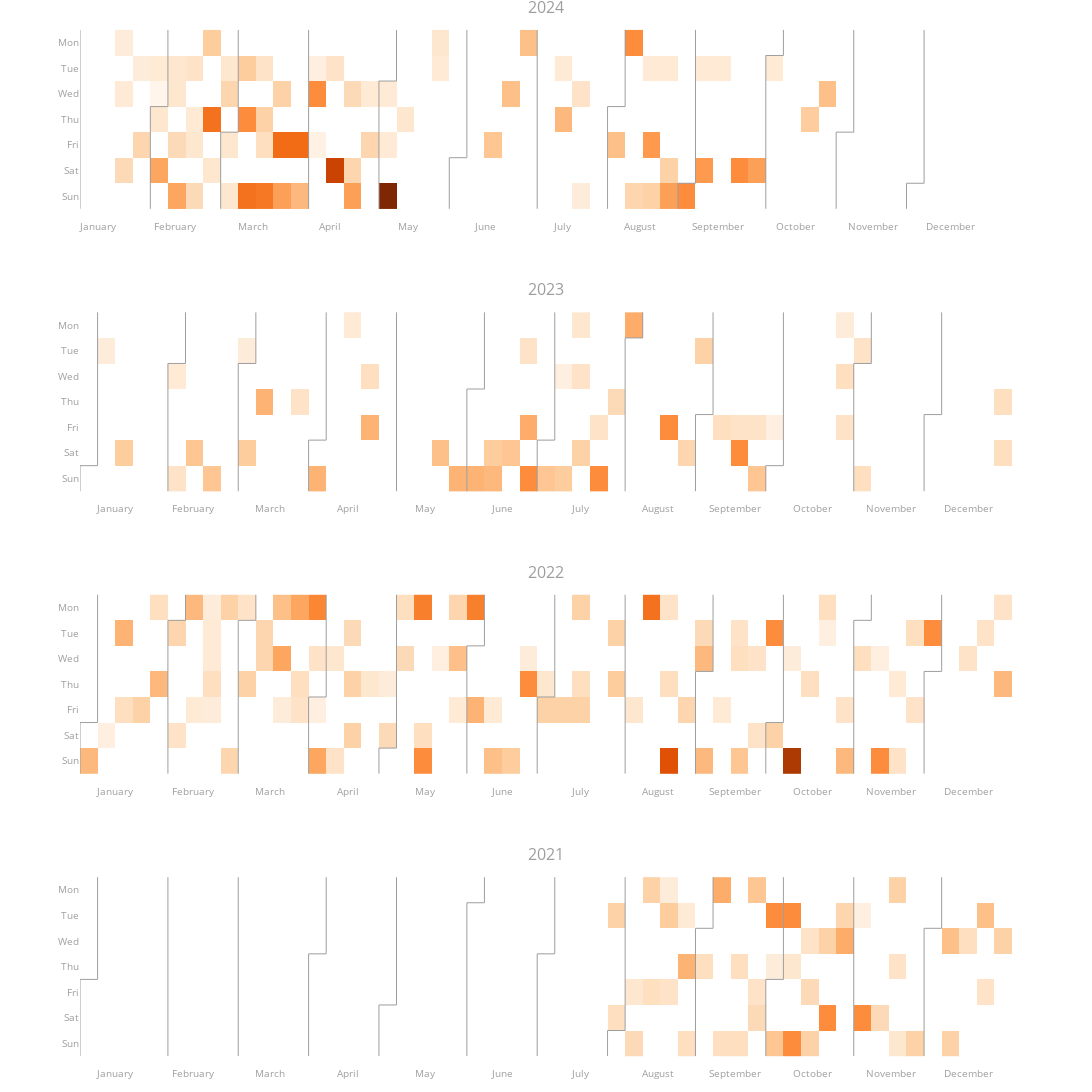

Notebook source saved alongside this figure:
### Code cell
# Calender heat map
df['dato'] = pd.to_datetime(df['dato'])

fig = calplot(
    df,
    x='dato',      
    y='distance',   
    years_title=True,
    gap=0,
    colorscale='oranges',
)
fig.update_layout(
    title_x=0.5,  
    height=1200,  
    width=1200   
    
)

fig.show()

### Figure 1 — Plotly figure (JSON) as saved in the notebook; plotly's stock layout.template omitted (floating-point values rounded to 4 significant figures; data arrays with more than 128 entries replaced by an {"elided": "..."} marker saying what was removed)
{"data": [{"colorscale": [[0, "rgb(255,245,235)"], [0.125, "rgb(254,230,206)"], [0.25, "rgb(253,208,162)"], [0.375, "rgb(253,174,107)"], [0.5, "rgb(253,141,60)"], [0.625, "rgb(241,105,19)"], [0.75, "rgb(217,72,1)"], [0.875, "rgb(166,54,3)"], [1, "rgb(127,39,4)"]], "customdata": {"elided": "366x2 str values"}, "hovertemplate": "%{customdata[0]} <br>Week=%{x} <br>%{customdata[1]}=%{z}", "name": "2024", "showscale": false, "type": "heatmap", "x": {"elided": "366 int values"}, "xaxis": "x", "xgap": 0, "y": {"elided": "366 int values"}, "yaxis": "y", "ygap": 0, "z": {"elided": "366 int values"}, "zmax": 42, "zmin": 0}, {"hoverinfo": "skip", "line": {"color": "#9e9e9e", "width": 1}, "mode": "lines", "type": "scatter", "x": [0.5, 0.5], "xaxis": "x", "y": [-0.5, 6.5], "yaxis": "y"}, {"hoverinfo": "skip", "line": {"color": "#9e9e9e", "width": 1}, "mode": "lines", "type": "scatter", "x": [4.5, 4.5], "xaxis": "x", "y": [2.5, 6.5], "yaxis": "y"}, {"hoverinfo": "skip", "line": {"color": "#9e9e9e", "width": 1}, "mode": "lines", "type": "scatter", "x": [4.5, 5.5], "xaxis": "x", "y": [2.5, 2.5], "yaxis": "y"}, {"hoverinfo": "skip", "line": {"color": "#9e9e9e", "width": 1}, "mode": "lines", "type": "scatter", "x": [5.5, 5.5], "xaxis": "x", "y": [2.5, -0.5], "yaxis": "y"}, {"hoverinfo": "skip", "line": {"color": "#9e9e9e", "width": 1}, "mode": "lines", "type": "scatter", "x": [8.5, 8.5], "xaxis": "x", "y": [3.5, 6.5], "yaxis": "y"}, {"hoverinfo": "skip", "line": {"color": "#9e9e9e", "width": 1}, "mode": "lines", "type": "scatter", "x": [8.5, 9.5], "xaxis": "x", "y": [3.5, 3.5], "yaxis": "y"}, {"hoverinfo": "skip", "line": {"color": "#9e9e9e", "width": 1}, "mode": "lines", "type": "scatter", "x": [9.5, 9.5], "xaxis": "x", "y": [3.5, -0.5], "yaxis": "y"}, {"hoverinfo": "skip", "line": {"color": "#9e9e9e", "width": 1}, "mode": "lines", "type": "scatter", "x": [13.5, 13.5], "xaxis": "x", "y": [-0.5, 6.5], "yaxis": "y"}, {"hoverinfo": "skip", "line": {"color": "#9e9e9e", "width": 1}, "mode": "lines", "type": "scatter", "x": [17.5, 17.5], "xaxis": "x", "y": [1.5, 6.5], "yaxis": "y"}, {"hoverinfo": "skip", "line": {"color": "#9e9e9e", "width": 1}, "mode": "lines", "type": "scatter", "x": [17.5, 18.5], "xaxis": "x", "y": [1.5, 1.5], "yaxis": "y"}, {"hoverinfo": "skip", "line": {"color": "#9e9e9e", "width": 1}, "mode": "lines", "type": "scatter", "x": [18.5, 18.5], "xaxis": "x", "y": [1.5, -0.5], "yaxis": "y"}, {"hoverinfo": "skip", "line": {"color": "#9e9e9e", "width": 1}, "mode": "lines", "type": "scatter", "x": [21.5, 21.5], "xaxis": "x", "y": [4.5, 6.5], "yaxis": "y"}, {"hoverinfo": "skip", "line": {"color": "#9e9e9e", "width": 1}, "mode": "lines", "type": "scatter", "x": [21.5, 22.5], "xaxis": "x", "y": [4.5, 4.5], "yaxis": "y"}, {"hoverinfo": "skip", "line": {"color": "#9e9e9e", "width": 1}, "mode": "lines", "type": "scatter", "x": [22.5, 22.5], "xaxis": "x", "y": [4.5, -0.5], "yaxis": "y"}, {"hoverinfo": "skip", "line": {"color": "#9e9e9e", "width": 1}, "mode": "lines", "type": "scatter", "x": [26.5, 26.5], "xaxis": "x", "y": [-0.5, 6.5], "yaxis": "y"}, {"hoverinfo": "skip", "line": {"color": "#9e9e9e", "width": 1}, "mode": "lines", "type": "scatter", "x": [30.5, 30.5], "xaxis": "x", "y": [2.5, 6.5], "yaxis": "y"}, {"hoverinfo": "skip", "line": {"color": "#9e9e9e", "width": 1}, "mode": "lines", "type": "scatter", "x": [30.5, 31.5], "xaxis": "x", "y": [2.5, 2.5], "yaxis": "y"}, {"hoverinfo": "skip", "line": {"color": "#9e9e9e", "width": 1}, "mode": "lines", "type": "scatter", "x": [31.5, 31.5], "xaxis": "x", "y": [2.5, -0.5], "yaxis": "y"}, {"hoverinfo": "skip", "line": {"color": "#9e9e9e", "width": 1}, "mode": "lines", "type": "scatter", "x": [34.5, 34.5], "xaxis": "x", "y": [5.5, 6.5], "yaxis": "y"}, {"hoverinfo": "skip", "line": {"color": "#9e9e9e", "width": 1}, "mode": "lines", "type": "scatter", "x": [34.5, 35.5], "xaxis": "x", "y": [5.5, 5.5], "yaxis": "y"}, {"hoverinfo": "skip", "line": {"color": "#9e9e9e", "width": 1}, "mode": "lines", "type": "scatter", "x": [35.5, 35.5], "xaxis": "x", "y": [5.5, -0.5], "yaxis": "y"}, {"hoverinfo": "skip", "line": {"color": "#9e9e9e", "width": 1}, "mode": "lines", "type": "scatter", "x": [39.5, 39.5], "xaxis": "x", "y": [0.5, 6.5], "yaxis": "y"}, {"hoverinfo": "skip", "line": {"color": "#9e9e9e", "width": 1}, "mode": "lines", "type": "scatter", "x": [39.5, 40.5], "xaxis": "x", "y": [0.5, 0.5], "yaxis": "y"}, {"hoverinfo": "skip", "line": {"color": "#9e9e9e", "width": 1}, "mode": "lines", "type": "scatter", "x": [40.5, 40.5], "xaxis": "x", "y": [0.5, -0.5], "yaxis": "y"}, {"hoverinfo": "skip", "line": {"color": "#9e9e9e", "width": 1}, "mode": "lines", "type": "scatter", "x": [43.5, 43.5], "xaxis": "x", "y": [3.5, 6.5], "yaxis": "y"}, {"hoverinfo": "skip", "line": {"color": "#9e9e9e", "width": 1}, "mode": "lines", "type": "scatter", "x": [43.5, 44.5], "xaxis": "x", "y": [3.5, 3.5], "yaxis": "y"}, {"hoverinfo": "skip", "line": {"color": "#9e9e9e", "width": 1}, "mode": "lines", "type": "scatter", "x": [44.5, 44.5], "xaxis": "x", "y": [3.5, -0.5], "yaxis": "y"}, {"hoverinfo": "skip", "line": {"color": "#9e9e9e", "width": 1}, "mode": "lines", "type": "scatter", "x": [47.5, 47.5], "xaxis": "x", "y": [5.5, 6.5], "yaxis": "y"}, {"hoverinfo": "skip", "line": {"color": "#9e9e9e", "width": 1}, "mode": "lines", "type": "scatter", "x": [47.5, 48.5], "xaxis": "x", "y": [5.5, 5.5], "yaxis": "y"}, {"hoverinfo": "skip", "line": {"color": "#9e9e9e", "width": 1}, "mode": "lines", "type": "scatter", "x": [48.5, 48.5], "xaxis": "x", "y": [5.5, -0.5], "yaxis": "y"}, {"colorscale": [[0, "rgb(255,245,235)"], [0.125, "rgb(254,230,206)"], [0.25, "rgb(253,208,162)"], [0.375, "rgb(253,174,107)"], [0.5, "rgb(253,141,60)"], [0.625, "rgb(241,105,19)"], [0.75, "rgb(217,72,1)"], [0.875, "rgb(166,54,3)"], [1, "rgb(127,39,4)"]], "customdata": {"elided": "367x2 str values"}, "hovertemplate": "%{customdata[0]} <br>Week=%{x} <br>%{customdata[1]}=%{z}", "name": "2023", "showscale": false, "type": "heatmap", "x": {"elided": "367 int values"}, "xaxis": "x2", "xgap": 0, "y": {"elided": "367 int values"}, "yaxis": "y2", "ygap": 0, "z": {"elided": "367 int values"}, "zmax": 42, "zmin": 0}, {"hoverinfo": "skip", "line": {"color": "#9e9e9e", "width": 1}, "mode": "lines", "type": "scatter", "x": [-0.5, -0.5], "xaxis": "x2", "y": [5.5, 6.5], "yaxis": "y2"}, {"hoverinfo": "skip", "line": {"color": "#9e9e9e", "width": 1}, "mode": "lines", "type": "scatter", "x": [-0.5, 0.5], "xaxis": "x2", "y": [5.5, 5.5], "yaxis": "y2"}, {"hoverinfo": "skip", "line": {"color": "#9e9e9e", "width": 1}, "mode": "lines", "type": "scatter", "x": [0.5, 0.5], "xaxis": "x2", "y": [5.5, -0.5], "yaxis": "y2"}, {"hoverinfo": "skip", "line": {"color": "#9e9e9e", "width": 1}, "mode": "lines", "type": "scatter", "x": [4.5, 4.5], "xaxis": "x2", "y": [1.5, 6.5], "yaxis": "y2"}, {"hoverinfo": "skip", "line": {"color": "#9e9e9e", "width": 1}, "mode": "lines", "type": "scatter", "x": [4.5, 5.5], "xaxis": "x2", "y": [1.5, 1.5], "yaxis": "y2"}, {"hoverinfo": "skip", "line": {"color": "#9e9e9e", "width": 1}, "mode": "lines", "type": "scatter", "x": [5.5, 5.5], "xaxis": "x2", "y": [1.5, -0.5], "yaxis": "y2"}, {"hoverinfo": "skip", "line": {"color": "#9e9e9e", "width": 1}, "mode": "lines", "type": "scatter", "x": [8.5, 8.5], "xaxis": "x2", "y": [1.5, 6.5], "yaxis": "y2"}, {"hoverinfo": "skip", "line": {"color": "#9e9e9e", "width": 1}, "mode": "lines", "type": "scatter", "x": [8.5, 9.5], "xaxis": "x2", "y": [1.5, 1.5], "yaxis": "y2"}, {"hoverinfo": "skip", "line": {"color": "#9e9e9e", "width": 1}, "mode": "lines", "type": "scatter", "x": [9.5, 9.5], "xaxis": "x2", "y": [1.5, -0.5], "yaxis": "y2"}, {"hoverinfo": "skip", "line": {"color": "#9e9e9e", "width": 1}, "mode": "lines", "type": "scatter", "x": [12.5, 12.5], "xaxis": "x2", "y": [4.5, 6.5], "yaxis": "y2"}, {"hoverinfo": "skip", "line": {"color": "#9e9e9e", "width": 1}, "mode": "lines", "type": "scatter", "x": [12.5, 13.5], "xaxis": "x2", "y": [4.5, 4.5], "yaxis": "y2"}, {"hoverinfo": "skip", "line": {"color": "#9e9e9e", "width": 1}, "mode": "lines", "type": "scatter", "x": [13.5, 13.5], "xaxis": "x2", "y": [4.5, -0.5], "yaxis": "y2"}, {"hoverinfo": "skip", "line": {"color": "#9e9e9e", "width": 1}, "mode": "lines", "type": "scatter", "x": [17.5, 17.5], "xaxis": "x2", "y": [-0.5, 6.5], "yaxis": "y2"}, {"hoverinfo": "skip", "line": {"color": "#9e9e9e", "width": 1}, "mode": "lines", "type": "scatter", "x": [21.5, 21.5], "xaxis": "x2", "y": [2.5, 6.5], "yaxis": "y2"}, {"hoverinfo": "skip", "line": {"color": "#9e9e9e", "width": 1}, "mode": "lines", "type": "scatter", "x": [21.5, 22.5], "xaxis": "x2", "y": [2.5, 2.5], "yaxis": "y2"}, {"hoverinfo": "skip", "line": {"color": "#9e9e9e", "width": 1}, "mode": "lines", "type": "scatter", "x": [22.5, 22.5], "xaxis": "x2", "y": [2.5, -0.5], "yaxis": "y2"}, {"hoverinfo": "skip", "line": {"color": "#9e9e9e", "width": 1}, "mode": "lines", "type": "scatter", "x": [25.5, 25.5], "xaxis": "x2", "y": [4.5, 6.5], "yaxis": "y2"}, {"hoverinfo": "skip", "line": {"color": "#9e9e9e", "width": 1}, "mode": "lines", "type": "scatter", "x": [25.5, 26.5], "xaxis": "x2", "y": [4.5, 4.5], "yaxis": "y2"}, {"hoverinfo": "skip", "line": {"color": "#9e9e9e", "width": 1}, "mode": "lines", "type": "scatter", "x": [26.5, 26.5], "xaxis": "x2", "y": [4.5, -0.5], "yaxis": "y2"}, {"hoverinfo": "skip", "line": {"color": "#9e9e9e", "width": 1}, "mode": "lines", "type": "scatter", "x": [30.5, 30.5], "xaxis": "x2", "y": [0.5, 6.5], "yaxis": "y2"}, {"hoverinfo": "skip", "line": {"color": "#9e9e9e", "width": 1}, "mode": "lines", "type": "scatter", "x": [30.5, 31.5], "xaxis": "x2", "y": [0.5, 0.5], "yaxis": "y2"}, {"hoverinfo": "skip", "line": {"color": "#9e9e9e", "width": 1}, "mode": "lines", "type": "scatter", "x": [31.5, 31.5], "xaxis": "x2", "y": [0.5, -0.5], "yaxis": "y2"}, {"hoverinfo": "skip", "line": {"color": "#9e9e9e", "width": 1}, "mode": "lines", "type": "scatter", "x": [34.5, 34.5], "xaxis": "x2", "y": [3.5, 6.5], "yaxis": "y2"}, {"hoverinfo": "skip", "line": {"color": "#9e9e9e", "width": 1}, "mode": "lines", "type": "scatter", "x": [34.5, 35.5], "xaxis": "x2", "y": [3.5, 3.5], "yaxis": "y2"}, {"hoverinfo": "skip", "line": {"color": "#9e9e9e", "width": 1}, "mode": "lines", "type": "scatter", "x": [35.5, 35.5], "xaxis": "x2", "y": [3.5, -0.5], "yaxis": "y2"}, {"hoverinfo": "skip", "line": {"color": "#9e9e9e", "width": 1}, "mode": "lines", "type": "scatter", "x": [38.5, 38.5], "xaxis": "x2", "y": [5.5, 6.5], "yaxis": "y2"}, {"hoverinfo": "skip", "line": {"color": "#9e9e9e", "width": 1}, "mode": "lines", "type": "scatter", "x": [38.5, 39.5], "xaxis": "x2", "y": [5.5, 5.5], "yaxis": "y2"}, {"hoverinfo": "skip", "line": {"color": "#9e9e9e", "width": 1}, "mode": "lines", "type": "scatter", "x": [39.5, 39.5], "xaxis": "x2", "y": [5.5, -0.5], "yaxis": "y2"}, {"hoverinfo": "skip", "line": {"color": "#9e9e9e", "width": 1}, "mode": "lines", "type": "scatter", "x": [43.5, 43.5], "xaxis": "x2", "y": [1.5, 6.5], "yaxis": "y2"}, {"hoverinfo": "skip", "line": {"color": "#9e9e9e", "width": 1}, "mode": "lines", "type": "scatter", "x": [43.5, 44.5], "xaxis": "x2", "y": [1.5, 1.5], "yaxis": "y2"}, {"hoverinfo": "skip", "line": {"color": "#9e9e9e", "width": 1}, "mode": "lines", "type": "scatter", "x": [44.5, 44.5], "xaxis": "x2", "y": [1.5, -0.5], "yaxis": "y2"}, {"hoverinfo": "skip", "line": {"color": "#9e9e9e", "width": 1}, "mode": "lines", "type": "scatter", "x": [47.5, 47.5], "xaxis": "x2", "y": [3.5, 6.5], "yaxis": "y2"}, {"hoverinfo": "skip", "line": {"color": "#9e9e9e", "width": 1}, "mode": "lines", "type": "scatter", "x": [47.5, 48.5], "xaxis": "x2", "y": [3.5, 3.5], "yaxis": "y2"}, {"hoverinfo": "skip", "line": {"color": "#9e9e9e", "width": 1}, "mode": "lines", "type": "scatter", "x": [48.5, 48.5], "xaxis": "x2", "y": [3.5, -0.5], "yaxis": "y2"}, {"colorscale": [[0, "rgb(255,245,235)"], [0.125, "rgb(254,230,206)"], [0.25, "rgb(253,208,162)"], [0.375, "rgb(253,174,107)"], [0.5, "rgb(253,141,60)"], [0.625, "rgb(241,105,19)"], [0.75, "rgb(217,72,1)"], [0.875, "rgb(166,54,3)"], [1, "rgb(127,39,4)"]], "customdata": {"elided": "369x2 str values"}, "hovertemplate": "%{customdata[0]} <br>Week=%{x} <br>%{customdata[1]}=%{z}", "name": "2022", "showscale": false, "type": "heatmap", "x": {"elided": "369 int values"}, "xaxis": "x3", "xgap": 0, "y": {"elided": "369 int values"}, "yaxis": "y3", "ygap": 0, "z": {"elided": "369 int values"}, "zmax": 42, "zmin": 0}, {"hoverinfo": "skip", "line": {"color": "#9e9e9e", "width": 1}, "mode": "lines", "type": "scatter", "x": [-0.5, -0.5], "xaxis": "x3", "y": [4.5, 6.5], "yaxis": "y3"}, {"hoverinfo": "skip", "line": {"color": "#9e9e9e", "width": 1}, "mode": "lines", "type": "scatter", "x": [-0.5, 0.5], "xaxis": "x3", "y": [4.5, 4.5], "yaxis": "y3"}, {"hoverinfo": "skip", "line": {"color": "#9e9e9e", "width": 1}, "mode": "lines", "type": "scatter", "x": [0.5, 0.5], "xaxis": "x3", "y": [4.5, -0.5], "yaxis": "y3"}, {"hoverinfo": "skip", "line": {"color": "#9e9e9e", "width": 1}, "mode": "lines", "type": "scatter", "x": [4.5, 4.5], "xaxis": "x3", "y": [0.5, 6.5], "yaxis": "y3"}, {"hoverinfo": "skip", "line": {"color": "#9e9e9e", "width": 1}, "mode": "lines", "type": "scatter", "x": [4.5, 5.5], "xaxis": "x3", "y": [0.5, 0.5], "yaxis": "y3"}, {"hoverinfo": "skip", "line": {"color": "#9e9e9e", "width": 1}, "mode": "lines", "type": "scatter", "x": [5.5, 5.5], "xaxis": "x3", "y": [0.5, -0.5], "yaxis": "y3"}, {"hoverinfo": "skip", "line": {"color": "#9e9e9e", "width": 1}, "mode": "lines", "type": "scatter", "x": [8.5, 8.5], "xaxis": "x3", "y": [0.5, 6.5], "yaxis": "y3"}, {"hoverinfo": "skip", "line": {"color": "#9e9e9e", "width": 1}, "mode": "lines", "type": "scatter", "x": [8.5, 9.5], "xaxis": "x3", "y": [0.5, 0.5], "yaxis": "y3"}, {"hoverinfo": "skip", "line": {"color": "#9e9e9e", "width": 1}, "mode": "lines", "type": "scatter", "x": [9.5, 9.5], "xaxis": "x3", "y": [0.5, -0.5], "yaxis": "y3"}, {"hoverinfo": "skip", "line": {"color": "#9e9e9e", "width": 1}, "mode": "lines", "type": "scatter", "x": [12.5, 12.5], "xaxis": "x3", "y": [3.5, 6.5], "yaxis": "y3"}, {"hoverinfo": "skip", "line": {"color": "#9e9e9e", "width": 1}, "mode": "lines", "type": "scatter", "x": [12.5, 13.5], "xaxis": "x3", "y": [3.5, 3.5], "yaxis": "y3"}, {"hoverinfo": "skip", "line": {"color": "#9e9e9e", "width": 1}, "mode": "lines", "type": "scatter", "x": [13.5, 13.5], "xaxis": "x3", "y": [3.5, -0.5], "yaxis": "y3"}, {"hoverinfo": "skip", "line": {"color": "#9e9e9e", "width": 1}, "mode": "lines", "type": "scatter", "x": [16.5, 16.5], "xaxis": "x3", "y": [5.5, 6.5], "yaxis": "y3"}, {"hoverinfo": "skip", "line": {"color": "#9e9e9e", "width": 1}, "mode": "lines", "type": "scatter", "x": [16.5, 17.5], "xaxis": "x3", "y": [5.5, 5.5], "yaxis": "y3"}, {"hoverinfo": "skip", "line": {"color": "#9e9e9e", "width": 1}, "mode": "lines", "type": "scatter", "x": [17.5, 17.5], "xaxis": "x3", "y": [5.5, -0.5], "yaxis": "y3"}, {"hoverinfo": "skip", "line": {"color": "#9e9e9e", "width": 1}, "mode": "lines", "type": "scatter", "x": [21.5, 21.5], "xaxis": "x3", "y": [1.5, 6.5], "yaxis": "y3"}, {"hoverinfo": "skip", "line": {"color": "#9e9e9e", "width": 1}, "mode": "lines", "type": "scatter", "x": [21.5, 22.5], "xaxis": "x3", "y": [1.5, 1.5], "yaxis": "y3"}, {"hoverinfo": "skip", "line": {"color": "#9e9e9e", "width": 1}, "mode": "lines", "type": "scatter", "x": [22.5, 22.5], "xaxis": "x3", "y": [1.5, -0.5], "yaxis": "y3"}, {"hoverinfo": "skip", "line": {"color": "#9e9e9e", "width": 1}, "mode": "lines", "type": "scatter", "x": [25.5, 25.5], "xaxis": "x3", "y": [3.5, 6.5], "yaxis": "y3"}, {"hoverinfo": "skip", "line": {"color": "#9e9e9e", "width": 1}, "mode": "lines", "type": "scatter", "x": [25.5, 26.5], "xaxis": "x3", "y": [3.5, 3.5], "yaxis": "y3"}, {"hoverinfo": "skip", "line": {"color": "#9e9e9e", "width": 1}, "mode": "lines", "type": "scatter", "x": [26.5, 26.5], "xaxis": "x3", "y": [3.5, -0.5], "yaxis": "y3"}, {"hoverinfo": "skip", "line": {"color": "#9e9e9e", "width": 1}, "mode": "lines", "type": "scatter", "x": [30.5, 30.5], "xaxis": "x3", "y": [-0.5, 6.5], "yaxis": "y3"}, {"hoverinfo": "skip", "line": {"color": "#9e9e9e", "width": 1}, "mode": "lines", "type": "scatter", "x": [34.5, 34.5], "xaxis": "x3", "y": [2.5, 6.5], "yaxis": "y3"}, {"hoverinfo": "skip", "line": {"color": "#9e9e9e", "width": 1}, "mode": "lines", "type": "scatter", "x": [34.5, 35.5], "xaxis": "x3", "y": [2.5, 2.5], "yaxis": "y3"}, {"hoverinfo": "skip", "line": {"color": "#9e9e9e", "width": 1}, "mode": "lines", "type": "scatter", "x": [35.5, 35.5], "xaxis": "x3", "y": [2.5, -0.5], "yaxis": "y3"}, {"hoverinfo": "skip", "line": {"color": "#9e9e9e", "width": 1}, "mode": "lines", "type": "scatter", "x": [38.5, 38.5], "xaxis": "x3", "y": [4.5, 6.5], "yaxis": "y3"}, {"hoverinfo": "skip", "line": {"color": "#9e9e9e", "width": 1}, "mode": "lines", "type": "scatter", "x": [38.5, 39.5], "xaxis": "x3", "y": [4.5, 4.5], "yaxis": "y3"}, {"hoverinfo": "skip", "line": {"color": "#9e9e9e", "width": 1}, "mode": "lines", "type": "scatter", "x": [39.5, 39.5], "xaxis": "x3", "y": [4.5, -0.5], "yaxis": "y3"}, {"hoverinfo": "skip", "line": {"color": "#9e9e9e", "width": 1}, "mode": "lines", "type": "scatter", "x": [43.5, 43.5], "xaxis": "x3", "y": [0.5, 6.5], "yaxis": "y3"}, {"hoverinfo": "skip", "line": {"color": "#9e9e9e", "width": 1}, "mode": "lines", "type": "scatter", "x": [43.5, 44.5], "xaxis": "x3", "y": [0.5, 0.5], "yaxis": "y3"}, {"hoverinfo": "skip", "line": {"color": "#9e9e9e", "width": 1}, "mode": "lines", "type": "scatter", "x": [44.5, 44.5], "xaxis": "x3", "y": [0.5, -0.5], "yaxis": "y3"}, {"hoverinfo": "skip", "line": {"color": "#9e9e9e", "width": 1}, "mode": "lines", "type": "scatter", "x": [47.5, 47.5], "xaxis": "x3", "y": [2.5, 6.5], "yaxis": "y3"}, {"hoverinfo": "skip", "line": {"color": "#9e9e9e", "width": 1}, "mode": "lines", "type": "scatter", "x": [47.5, 48.5], "xaxis": "x3", "y": [2.5, 2.5], "yaxis": "y3"}, {"hoverinfo": "skip", "line": {"color": "#9e9e9e", "width": 1}, "mode": "lines", "type": "scatter", "x": [48.5, 48.5], "xaxis": "x3", "y": [2.5, -0.5], "yaxis": "y3"}, {"colorscale": [[0, "rgb(255,245,235)"], [0.125, "rgb(254,230,206)"], [0.25, "rgb(253,208,162)"], [0.375, "rgb(253,174,107)"], [0.5, "rgb(253,141,60)"], [0.625, "rgb(241,105,19)"], [0.75, "rgb(217,72,1)"], [0.875, "rgb(166,54,3)"], [1, "rgb(127,39,4)"]], "customdata": {"elided": "366x2 str values"}, "hovertemplate": "%{customdata[0]} <br>Week=%{x} <br>%{customdata[1]}=%{z}", "name": "2021", "showscale": false, "type": "heatmap", "x": {"elided": "366 int values"}, "xaxis": "x4", "xgap": 0, "y": {"elided": "366 int values"}, "yaxis": "y4", "ygap": 0, "z": {"elided": "366 int values"}, "zmax": 42, "zmin": 0}, {"hoverinfo": "skip", "line": {"color": "#9e9e9e", "width": 1}, "mode": "lines", "type": "scatter", "x": [-0.5, -0.5], "xaxis": "x4", "y": [3.5, 6.5], "yaxis": "y4"}, {"hoverinfo": "skip", "line": {"color": "#9e9e9e", "width": 1}, "mode": "lines", "type": "scatter", "x": [-0.5, 0.5], "xaxis": "x4", "y": [3.5, 3.5], "yaxis": "y4"}, {"hoverinfo": "skip", "line": {"color": "#9e9e9e", "width": 1}, "mode": "lines", "type": "scatter", "x": [0.5, 0.5], "xaxis": "x4", "y": [3.5, -0.5], "yaxis": "y4"}, {"hoverinfo": "skip", "line": {"color": "#9e9e9e", "width": 1}, "mode": "lines", "type": "scatter", "x": [4.5, 4.5], "xaxis": "x4", "y": [-0.5, 6.5], "yaxis": "y4"}, {"hoverinfo": "skip", "line": {"color": "#9e9e9e", "width": 1}, "mode": "lines", "type": "scatter", "x": [8.5, 8.5], "xaxis": "x4", "y": [-0.5, 6.5], "yaxis": "y4"}, {"hoverinfo": "skip", "line": {"color": "#9e9e9e", "width": 1}, "mode": "lines", "type": "scatter", "x": [12.5, 12.5], "xaxis": "x4", "y": [2.5, 6.5], "yaxis": "y4"}, {"hoverinfo": "skip", "line": {"color": "#9e9e9e", "width": 1}, "mode": "lines", "type": "scatter", "x": [12.5, 13.5], "xaxis": "x4", "y": [2.5, 2.5], "yaxis": "y4"}, {"hoverinfo": "skip", "line": {"color": "#9e9e9e", "width": 1}, "mode": "lines", "type": "scatter", "x": [13.5, 13.5], "xaxis": "x4", "y": [2.5, -0.5], "yaxis": "y4"}, {"hoverinfo": "skip", "line": {"color": "#9e9e9e", "width": 1}, "mode": "lines", "type": "scatter", "x": [16.5, 16.5], "xaxis": "x4", "y": [4.5, 6.5], "yaxis": "y4"}, {"hoverinfo": "skip", "line": {"color": "#9e9e9e", "width": 1}, "mode": "lines", "type": "scatter", "x": [16.5, 17.5], "xaxis": "x4", "y": [4.5, 4.5], "yaxis": "y4"}, {"hoverinfo": "skip", "line": {"color": "#9e9e9e", "width": 1}, "mode": "lines", "type": "scatter", "x": [17.5, 17.5], "xaxis": "x4", "y": [4.5, -0.5], "yaxis": "y4"}, {"hoverinfo": "skip", "line": {"color": "#9e9e9e", "width": 1}, "mode": "lines", "type": "scatter", "x": [21.5, 21.5], "xaxis": "x4", "y": [0.5, 6.5], "yaxis": "y4"}, {"hoverinfo": "skip", "line": {"color": "#9e9e9e", "width": 1}, "mode": "lines", "type": "scatter", "x": [21.5, 22.5], "xaxis": "x4", "y": [0.5, 0.5], "yaxis": "y4"}, {"hoverinfo": "skip", "line": {"color": "#9e9e9e", "width": 1}, "mode": "lines", "type": "scatter", "x": [22.5, 22.5], "xaxis": "x4", "y": [0.5, -0.5], "yaxis": "y4"}, {"hoverinfo": "skip", "line": {"color": "#9e9e9e", "width": 1}, "mode": "lines", "type": "scatter", "x": [25.5, 25.5], "xaxis": "x4", "y": [2.5, 6.5], "yaxis": "y4"}, {"hoverinfo": "skip", "line": {"color": "#9e9e9e", "width": 1}, "mode": "lines", "type": "scatter", "x": [25.5, 26.5], "xaxis": "x4", "y": [2.5, 2.5], "yaxis": "y4"}, {"hoverinfo": "skip", "line": {"color": "#9e9e9e", "width": 1}, "mode": "lines", "type": "scatter", "x": [26.5, 26.5], "xaxis": "x4", "y": [2.5, -0.5], "yaxis": "y4"}, {"hoverinfo": "skip", "line": {"color": "#9e9e9e", "width": 1}, "mode": "lines", "type": "scatter", "x": [29.5, 29.5], "xaxis": "x4", "y": [5.5, 6.5], "yaxis": "y4"}, {"hoverinfo": "skip", "line": {"color": "#9e9e9e", "width": 1}, "mode": "lines", "type": "scatter", "x": [29.5, 30.5], "xaxis": "x4", "y": [5.5, 5.5], "yaxis": "y4"}, {"hoverinfo": "skip", "line": {"color": "#9e9e9e", "width": 1}, "mode": "lines", "type": "scatter", "x": [30.5, 30.5], "xaxis": "x4", "y": [5.5, -0.5], "yaxis": "y4"}, {"hoverinfo": "skip", "line": {"color": "#9e9e9e", "width": 1}, "mode": "lines", "type": "scatter", "x": [34.5, 34.5], "xaxis": "x4", "y": [1.5, 6.5], "yaxis": "y4"}, {"hoverinfo": "skip", "line": {"color": "#9e9e9e", "width": 1}, "mode": "lines", "type": "scatter", "x": [34.5, 35.5], "xaxis": "x4", "y": [1.5, 1.5], "yaxis": "y4"}, {"hoverinfo": "skip", "line": {"color": "#9e9e9e", "width": 1}, "mode": "lines", "type": "scatter", "x": [35.5, 35.5], "xaxis": "x4", "y": [1.5, -0.5], "yaxis": "y4"}, {"hoverinfo": "skip", "line": {"color": "#9e9e9e", "width": 1}, "mode": "lines", "type": "scatter", "x": [38.5, 38.5], "xaxis": "x4", "y": [3.5, 6.5], "yaxis": "y4"}, {"hoverinfo": "skip", "line": {"color": "#9e9e9e", "width": 1}, "mode": "lines", "type": "scatter", "x": [38.5, 39.5], "xaxis": "x4", "y": [3.5, 3.5], "yaxis": "y4"}, {"hoverinfo": "skip", "line": {"color": "#9e9e9e", "width": 1}, "mode": "lines", "type": "scatter", "x": [39.5, 39.5], "xaxis": "x4", "y": [3.5, -0.5], "yaxis": "y4"}, {"hoverinfo": "skip", "line": {"color": "#9e9e9e", "width": 1}, "mode": "lines", "type": "scatter", "x": [43.5, 43.5], "xaxis": "x4", "y": [-0.5, 6.5], "yaxis": "y4"}, {"hoverinfo": "skip", "line": {"color": "#9e9e9e", "width": 1}, "mode": "lines", "type": "scatter", "x": [47.5, 47.5], "xaxis": "x4", "y": [1.5, 6.5], "yaxis": "y4"}, {"hoverinfo": "skip", "line": {"color": "#9e9e9e", "width": 1}, "mode": "lines", "type": "scatter", "x": [47.5, 48.5], "xaxis": "x4", "y": [1.5, 1.5], "yaxis": "y4"}, {"hoverinfo": "skip", "line": {"color": "#9e9e9e", "width": 1}, "mode": "lines", "type": "scatter", "x": [48.5, 48.5], "xaxis": "x4", "y": [1.5, -0.5], "yaxis": "y4"}], "layout": {"annotations": [{"font": {"size": 16}, "showarrow": false, "text": "2024", "x": 0.5, "xanchor": "center", "xref": "paper", "y": 1, "yanchor": "bottom", "yref": "paper"}, {"font": {"size": 16}, "showarrow": false, "text": "2023", "x": 0.5, "xanchor": "center", "xref": "paper", "y": 0.73, "yanchor": "bottom", "yref": "paper"}, {"font": {"size": 16}, "showarrow": false, "text": "2022", "x": 0.5, "xanchor": "center", "xref": "paper", "y": 0.46, "yanchor": "bottom", "yref": "paper"}, {"font": {"size": 16}, "showarrow": false, "text": "2021", "x": 0.5, "xanchor": "center", "xref": "paper", "y": 0.19, "yanchor": "bottom", "yref": "paper"}], "font": {"color": "#9e9e9e", "size": 10}, "height": 1200, "margin": {"b": 20, "t": 20}, "plot_bgcolor": "#fff", "showlegend": false, "title": {"text": "", "x": 0.5}, "width": 1200, "xaxis": {"anchor": "y", "domain": [0, 1], "showgrid": false, "showline": false, "tickmode": "array", "ticktext": ["January", "February", "March", "April", "May", "June", "July", "August", "September", "October", "November", "December"], "tickvals": [1.5, 5.909, 10.32, 14.73, 19.14, 23.55, 27.95, 32.36, 36.77, 41.18, 45.59, 50], "zeroline": false}, "xaxis2": {"anchor": "y2", "domain": [0, 1], "showgrid": false, "showline": false, "tickmode": "array", "ticktext": ["January", "February", "March", "April", "May", "June", "July", "August", "September", "October", "November", "December"], "tickvals": [1.5, 5.909, 10.32, 14.73, 19.14, 23.55, 27.95, 32.36, 36.77, 41.18, 45.59, 50], "zeroline": false}, "xaxis3": {"anchor": "y3", "domain": [0, 1], "showgrid": false, "showline": false, "tickmode": "array", "ticktext": ["January", "February", "March", "April", "May", "June", "July", "August", "September", "October", "November", "December"], "tickvals": [1.5, 5.909, 10.32, 14.73, 19.14, 23.55, 27.95, 32.36, 36.77, 41.18, 45.59, 50], "zeroline": false}, "xaxis4": {"anchor": "y4", "domain": [0, 1], "showgrid": false, "showline": false, "tickmode": "array", "ticktext": ["January", "February", "March", "April", "May", "June", "July", "August", "September", "October", "November", "December"], "tickvals": [1.5, 5.909, 10.32, 14.73, 19.14, 23.55, 27.95, 32.36, 36.77, 41.18, 45.59, 50], "zeroline": false}, "yaxis": {"anchor": "x", "autorange": "reversed", "domain": [0.81, 1], "showgrid": false, "showline": false, "tickmode": "array", "ticktext": ["Mon", "Tue", "Wed", "Thu", "Fri", "Sat", "Sun"], "tickvals": [0, 1, 2, 3, 4, 5, 6], "zeroline": false}, "yaxis2": {"anchor": "x2", "autorange": "reversed", "domain": [0.54, 0.73], "showgrid": false, "showline": false, "tickmode": "array", "ticktext": ["Mon", "Tue", "Wed", "Thu", "Fri", "Sat", "Sun"], "tickvals": [0, 1, 2, 3, 4, 5, 6], "zeroline": false}, "yaxis3": {"anchor": "x3", "autorange": "reversed", "domain": [0.27, 0.46], "showgrid": false, "showline": false, "tickmode": "array", "ticktext": ["Mon", "Tue", "Wed", "Thu", "Fri", "Sat", "Sun"], "tickvals": [0, 1, 2, 3, 4, 5, 6], "zeroline": false}, "yaxis4": {"anchor": "x4", "autorange": "reversed", "domain": [0, 0.19], "showgrid": false, "showline": false, "tickmode": "array", "ticktext": ["Mon", "Tue", "Wed", "Thu", "Fri", "Sat", "Sun"], "tickvals": [0, 1, 2, 3, 4, 5, 6], "zeroline": false}}}
